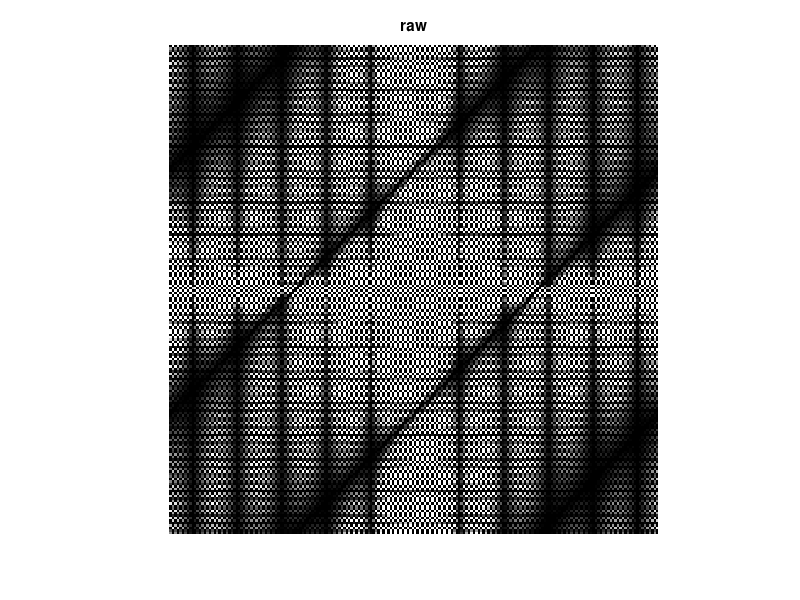
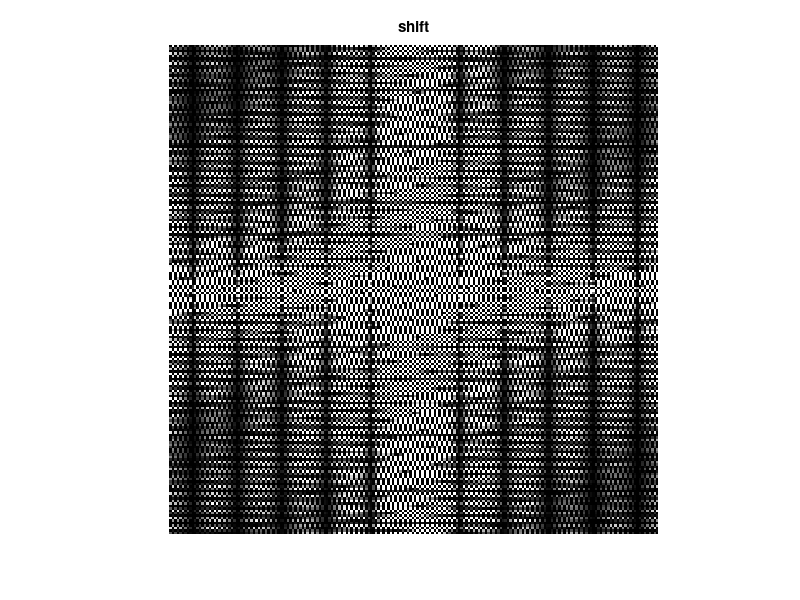
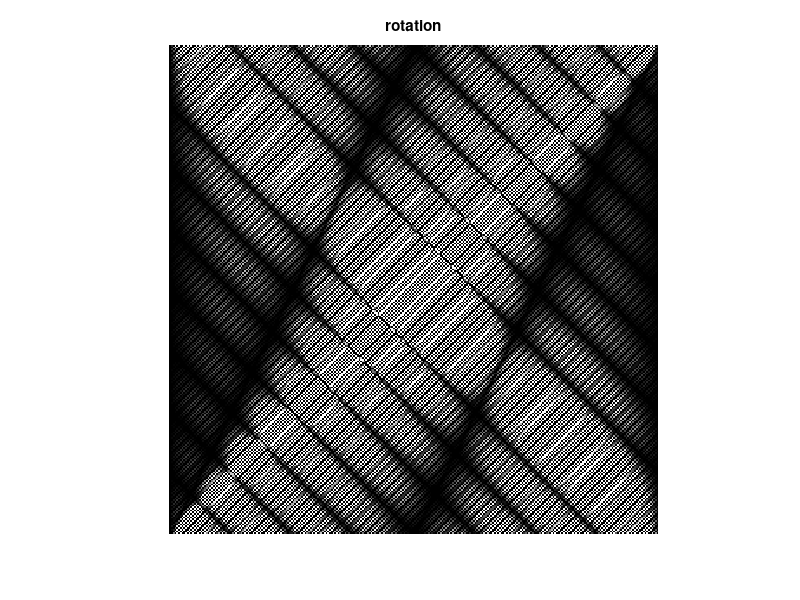

Write the MATLAB code that produced these figures, in order.
% Fourier Transform
% Chengqi Li 1120170852
% Date 3/6/2020
clc;clear;warning off;
img = zeros(200,200);
for i = 70:130
    for j = 95:105
        img(i,j)=1;
    end
end
%imshow(img)
out = fftshift(fft2(img));
figure(1)
imshow(out);
title('raw')
img_2 = zeros(200,200);
for i = 100:160
    for j = 95:105
        img_2(i,j)=1;
    end
end
%imshow(img)
out_2 = fftshift(fft2(img_2));
figure(2)
imshow(out_2);
title('shift')
img_3 = imrotate(img,45);
out_3 = fftshift(fft2(img_3));
figure(3)
imshow(out_3);
title('rotation')
